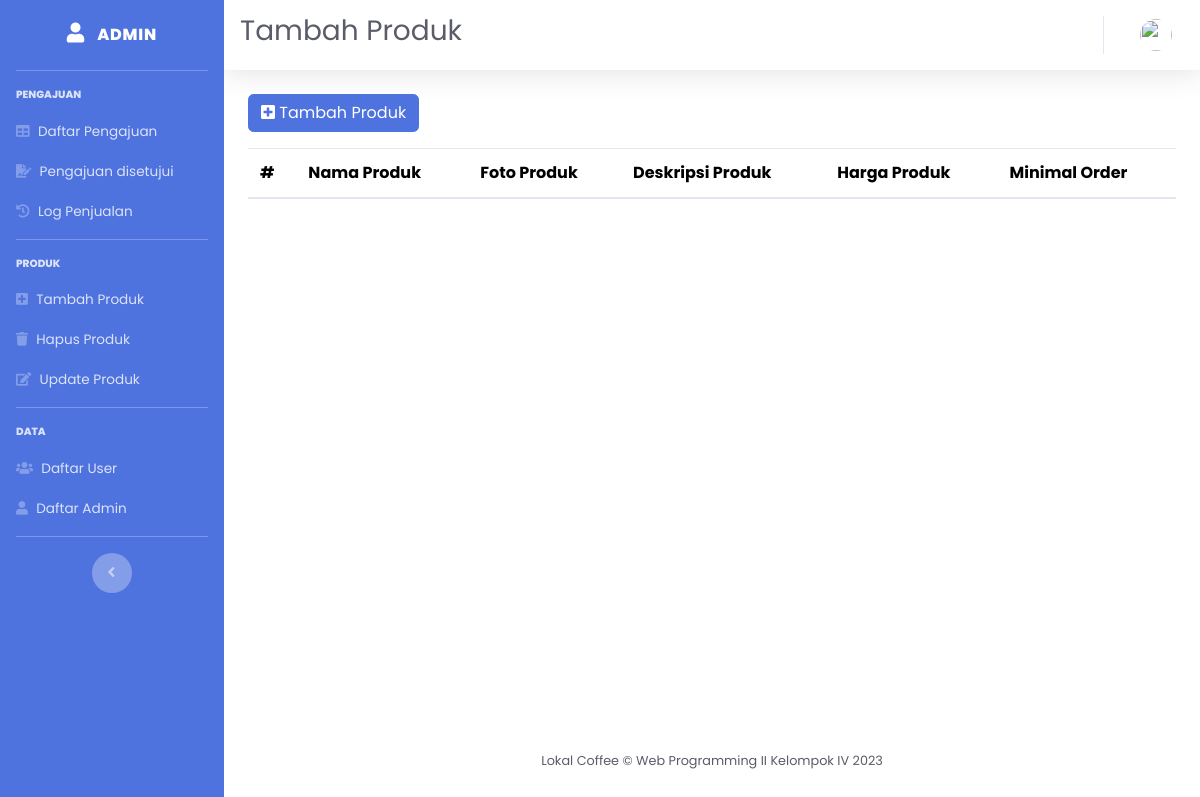
The app's page /index.php/admin/tambahProduk, older data.
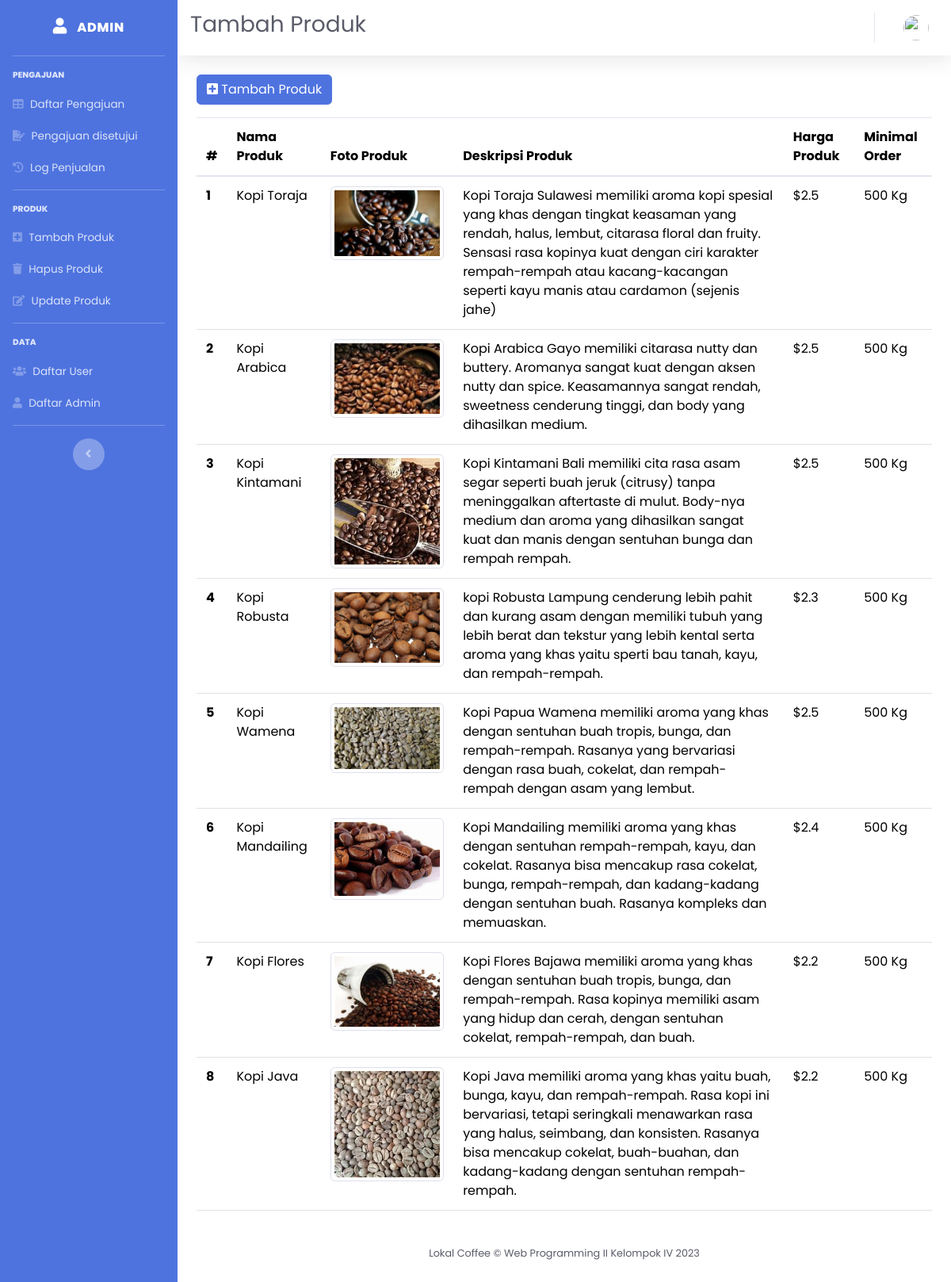
The same page, newer data.
### tables this page shows
CREATE TABLE `products` (
  `productId` int(11) NOT NULL,
  `productName` varchar(150) NOT NULL,
  `productDes` longtext NOT NULL,
  `price` float NOT NULL,
  `productImage` varchar(256) NOT NULL,
  `minOrder` int(11) NOT NULL
);

### application/controllers/admin.php (called while the page is built, shortened)
<?php
class Admin extends CI_Controller
{
    public function __construct()
    {
        $this->load->library('form_validation');
    }
    public function tambahProduk()
    {
        $data['judul'] = 'Tambah Produk';
        $data['admin'] = $this->ModelAdmin->cekData(['adminName' => $this->session->userdata('adminName')])->row_array();
        $data['produk'] = $this->ModelProduct->getProducts()->result_array();
        $data['role'] = 'admin';
        $this->load->view('temp/header', $data);
        $this->load->view('temp/sidebar_admin', $data);
        $this->load->view('temp/topbar', $data);
        $this->load->view('admin/tambah_produk', $data);
        $this->load->view('temp/footer');
    }
}

### index.php (called while the page is built, shortened)
<?php
require_once BASEPATH.'core/CodeIgniter.php';

### application/models/ModelProduct.php (called while the page is built, shortened)
<?php
class ModelProduct extends CI_Model
{
    public function getProducts()
    {
        return $this->db->get('products');
    }
}

### application/views/admin/tambah_produk.php (the view, shortened to what this page needs)
<div class="container-fluid">
    <div class="row">
        <div class="col-lg-12">
            <a href="" class="btn btn-primary mb-3" data-toggle="modal" data-target="#tambahProduk"><i class="fas fa-plus-square"></i> Tambah Produk</a>
            <table class="table table-hover">
                <thead>
                    <tr>
                        <th scope="col">#</th>
                        <th scope="col">Nama Produk</th>
                        <th scope="col">Foto Produk</th>
                        <th scope="col">Deskripsi Produk</th>
                        <th scope="col">Harga Produk</th>
                        <th scope="col">Minimal Order</th>
                    </tr>
                </thead>
                <tbody>
                    <?php
                    $a = 1;
                    foreach ($produk as $p) { ?>
                        <tr>
                            <th scope="row"><?= $a++; ?></th>
                            <td><?= $p['productName']; ?></td>
                            <td>
                                <picture>
                                    <source srcset="" type="image/svg+xml">
                                    <img src="<?= base_url('asset/image/product/') . $p['productImage']; ?>" class="img-fluid img-thumbnail" alt="...">
                                </picture>
                            </td>
                            <td><?= $p['productDes']; ?></td>
                            <td>$<?= $p['price']; ?></td>
                            <td><?= $p['minOrder']; ?> Kg</td>
                        </tr>
                    <?php } ?>
                </tbody>
            </table>
        </div>
    </div>
</div>
</div>

### application/views/temp/header.php (shortened to what this page needs)
<!DOCTYPE html>
<html lang="en">
<head>
    <link href="<?= base_url('asset/'); ?>vendor/fontawesome-free/css/all.min.css" rel="stylesheet" type="text/css">
    <link href="<?= base_url('asset/'); ?>vendor/datatables/dataTables.bootstrap4.css" rel="stylesheet" type="text/css">
    <link rel="stylesheet" type="text/css" href="<?php echo base_url('asset/'); ?>bootstrap-5.3.2-dist/css/bootstrap.min.css">
    <link href="<?= base_url('asset/'); ?>css/sb-admin-2.css" rel="stylesheet">
    <link rel="stylesheet" href="<?php echo base_url('asset/'); ?>css/swiper-bundle.min.css">
    <link rel="stylesheet" type="text/css" href="<?php echo base_url('asset/'); ?>css/style.css">
</head>
<body id="page-top">
    <div id="wrapper" class="col-12">

### application/views/temp/sidebar_admin.php
<ul class="navbar-nav bg-primary sidebar sidebar-dark accordion" id="accordionSidebar">
    <a class="sidebar-brand d-flex align-items-center justify-content-center" href="">
        <div class="sidebar-brand-icon">
            <i class="fas fa-user me-2" style="font-size: 20px;"></i>
        </div>
        <div class="sidebar-brand-text ms-1">Admin</div>
    </a>
    <hr class="sidebar-divider">
    <div class="sidebar-heading">Pengajuan</div>
    <li class="nav-item active">
    <li class="nav-item">
        <a class="nav-link pb-0" href="<?= base_url('admin/dasboard'); ?>">
            <i class="fa fa-table"></i>
            <span>Daftar Pengajuan</span>
        </a>
    </li>
    <li class="nav-item">
        <a class="nav-link pb-0" href="<?= base_url('admin/accepted'); ?>">
            <i class="fas fa-file-signature"></i>
            <span>Pengajuan disetujui</span>
        </a>
    </li>
    <li class="nav-item">
        <a class="nav-link pb-0" href="<?= base_url('admin/logPenjualan'); ?>">
            <i class="fas fa-history"></i>
            <span>Log Penjualan</span>
        </a>
    </li>
    </li>
    <?php if ($admin['hakAkses'] == 'full') { ?>
        <hr class="sidebar-divider mt-3">
        <div class="sidebar-heading">Produk</div>
        <li class="nav-item active">
        <li class="nav-item">
            <a class="nav-link pb-0" href="<?= base_url('admin/tambahProduk'); ?>">
                <i class="fas fa-plus-square"></i>
                <span>Tambah Produk</span></a>
        </li>
        <li class="nav-item">
            <a class="nav-link pb-0" href="<?= base_url('admin/hapusProduk'); ?>">
                <i class="fas fa-trash"></i>
                <span>Hapus Produk</span></a>
        </li>
        <li class="nav-item">
            <a class="nav-link pb-0" href="<?= base_url('admin/updateProduk'); ?>">
                <i class="fas fa-edit"></i>
                <span>Update Produk</span></a>
        </li>
        </li>
        <hr class="sidebar-divider mt-3">
        <div class="sidebar-heading">Data</div>
        <li class="nav-item active">
        <li class="nav-item">
            <a class="nav-link pb-0" href="<?= base_url('admin/dataUser'); ?>">
                <i class="fa fa-users"></i>
                <span>Daftar User</span>
            </a>
        </li>
        <li class="nav-item">
            <a class="nav-link pb-0" href="<?= base_url('admin/dataAdmin'); ?>">
                <i class="fas fa-user"></i>
                <span>Daftar Admin</span>
            </a>
        </li>
        </li>
    <?php } else { ?>
        <hr class="sidebar-divider mt-3">
        <div class="sidebar-heading">Produk</div>
        <li class="nav-item active">
        <li class="nav-item">
            <a class="nav-link pb-0" href="<?= base_url('tampilan/blok'); ?>">
                <i class="fas fa-plus-square"></i>
                <span>Tambah Produk</span></a>
        </li>
        <li class="nav-item">
            <a class="nav-link pb-0" href="<?= base_url('tampilan/blok'); ?>">
                <i class="fas fa-trash"></i>
                <span>Hapus Produk</span></a>
        </li>
        <li class="nav-item">
            <a class="nav-link pb-0" href="<?= base_url('tampilan/blok  '); ?>">
                <i class="fas fa-edit"></i>
                <span>Update Produk</span></a>
        </li>
        </li>
        <hr class="sidebar-divider mt-3">
        <div class="sidebar-heading">Data</div>
        <li class="nav-item active">
        <li class="nav-item">
            <a class="nav-link pb-0" href="<?= base_url('tampilan/blok'); ?>">
                <i class="fa fa-users"></i>
                <span>Daftar User</span>
            </a>
        </li>
        <li class="nav-item">
            <a class="nav-link pb-0" href="<?= base_url('tampilan/blok'); ?>">
                <i class="fas fa-user"></i>
                <span>Daftar Admin</span>
            </a>
        </li>
        </li>
    <?php } ?>
    <hr class="sidebar-divider mt-3">
    <div class="text-center d-none d-md-inline">
        <button class="rounded-circle border-0" id="sidebarToggle"></button>
    </div>
</ul>

### application/views/temp/topbar.php (shortened to what this page needs)
<div id="content-wrapper" class="d-flex flex-column">
    <div id="content">
        <nav class="navbar navbar-expand navbar-light bg-white topbar mb-4 static-top shadow">
            <h1 class="h3 mb-2 text-gray-800"><?= $judul; ?></h1>
            <ul class="navbar-nav ml-auto">
                <li class="nav-item dropdown no-arrow">
                    <a class="nav-link dropdown-toggle" href="#" id="userDropdown" role="button" data-toggle="dropdown" aria-haspopup="true" aria-expanded="false">
                        <?php
                        if ($role == 'admin') {
                        ?>
                            <img class="img-profile rounded-circle" src="<?= base_url('asset/image/profile/') . $admin['imageAdmin']; ?>">
                        <?php
                        } else {
                        ?>
                            <span class="mr-2 d-none d-lg-inline text-gray-600 small fs-5"><?= $user['username']; ?> </span>
                            <img class="img-profile rounded-circle" src="<?= base_url('asset/image/profile/') . $user['userImage']; ?>">
                        <?php
                        }
                        ?>
                    </a>
                </li>
            </ul>
        </nav>

### application/views/temp/footer.php (shortened to what this page needs)
<footer class="sticky-footer bg-transparent">
    <div class="container my-auto">
        <div class="copyright text-center my-auto ">
            <span class="text-dark">Lokal Coffee &copy; Web Programming II Kelompok IV <?= date('Y'); ?></span>
        </div>
    </div>
</footer>
</div>
</div>
</body>
</html>

### asset/css/style.css (style rules this page uses)
* { margin: 0; padding: 0; box-sizing: border-box; font-family: "poppins", sans-serif; }
body { min-height: 100vh; display: flex; align-items: center; justify-content: center; }
#wrapper { overflow-x: hidden; margin: 0px; padding: 0; min-width: 100%; }
nav { background-color: black; box-shadow: 0 0 5px 0.2px #7d6f58; }
.nav-link, .navbar-brand { color: white; }
footer { background-color: #1d1b1ab0; color: #ffffff; }

Row changes from the older to the newer data that the page shows:
added products: productName "Kopi Toraja", productImage (picture), productDes "Kopi Toraja Sulawesi memiliki aroma kopi spesial yang khas dengan tingkat keasaman yang rendah, halus, lembut, citarasa floral dan fruity. Sensasi rasa kopinya kuat dengan ciri karakter rempah-rempah atau kacang-kacangan seperti kayu manis atau cardamon (sejenis jahe)", price "2.5", minOrder "500"
added products: productName "Kopi Arabica", productImage (picture), productDes "Kopi Arabica Gayo memiliki citarasa nutty dan buttery. Aromanya sangat kuat dengan aksen nutty dan spice. Keasamannya sangat rendah, sweetness cenderung tinggi, dan body yang dihasilkan medium.", price "2.5", minOrder "500"
added products: productName "Kopi Kintamani", productImage (picture), productDes "Kopi Kintamani Bali memiliki cita rasa asam segar seperti buah jeruk (citrusy) tanpa meninggalkan aftertaste di mulut. Body-nya medium dan aroma yang dihasilkan sangat kuat dan manis dengan sentuhan bunga dan rempah rempah.", price "2.5", minOrder "500"
added products: productName "Kopi Robusta", productImage (picture), productDes "kopi Robusta Lampung cenderung lebih pahit dan kurang asam dengan memiliki tubuh yang lebih berat dan tekstur yang lebih kental serta aroma yang khas yaitu sperti bau tanah, kayu, dan rempah-rempah.", price "2.3", minOrder "500"
added products: productName "Kopi Wamena", productImage (picture), productDes "Kopi Papua Wamena memiliki aroma yang khas dengan sentuhan buah tropis, bunga, dan rempah-rempah. Rasanya yang bervariasi dengan rasa buah, cokelat, dan rempah-rempah dengan asam yang lembut.", price "2.5", minOrder "500"
added products: productName "Kopi Mandailing", productImage (picture), productDes "Kopi Mandailing memiliki aroma yang khas dengan sentuhan rempah-rempah, kayu, dan cokelat. Rasanya bisa mencakup rasa cokelat, bunga, rempah-rempah, dan kadang-kadang dengan sentuhan buah. Rasanya kompleks dan memuaskan.", price "2.4", minOrder "500"
added products: productName "Kopi Flores", productImage (picture), productDes "Kopi Flores Bajawa memiliki aroma yang khas dengan sentuhan buah tropis, bunga, dan rempah-rempah. Rasa kopinya memiliki asam yang hidup dan cerah, dengan sentuhan cokelat, rempah-rempah, dan buah.", price "2.2", minOrder "500"
added products: productName "Kopi Java", productImage (picture), productDes "Kopi Java memiliki aroma yang khas yaitu buah, bunga, kayu, dan rempah-rempah. Rasa kopi ini bervariasi, tetapi seringkali menawarkan rasa yang halus, seimbang, dan konsisten. Rasanya bisa mencakup cokelat, buah-buahan, dan kadang-kadang dengan sentuhan rempah-rempah.", price "2.2", minOrder "500"
